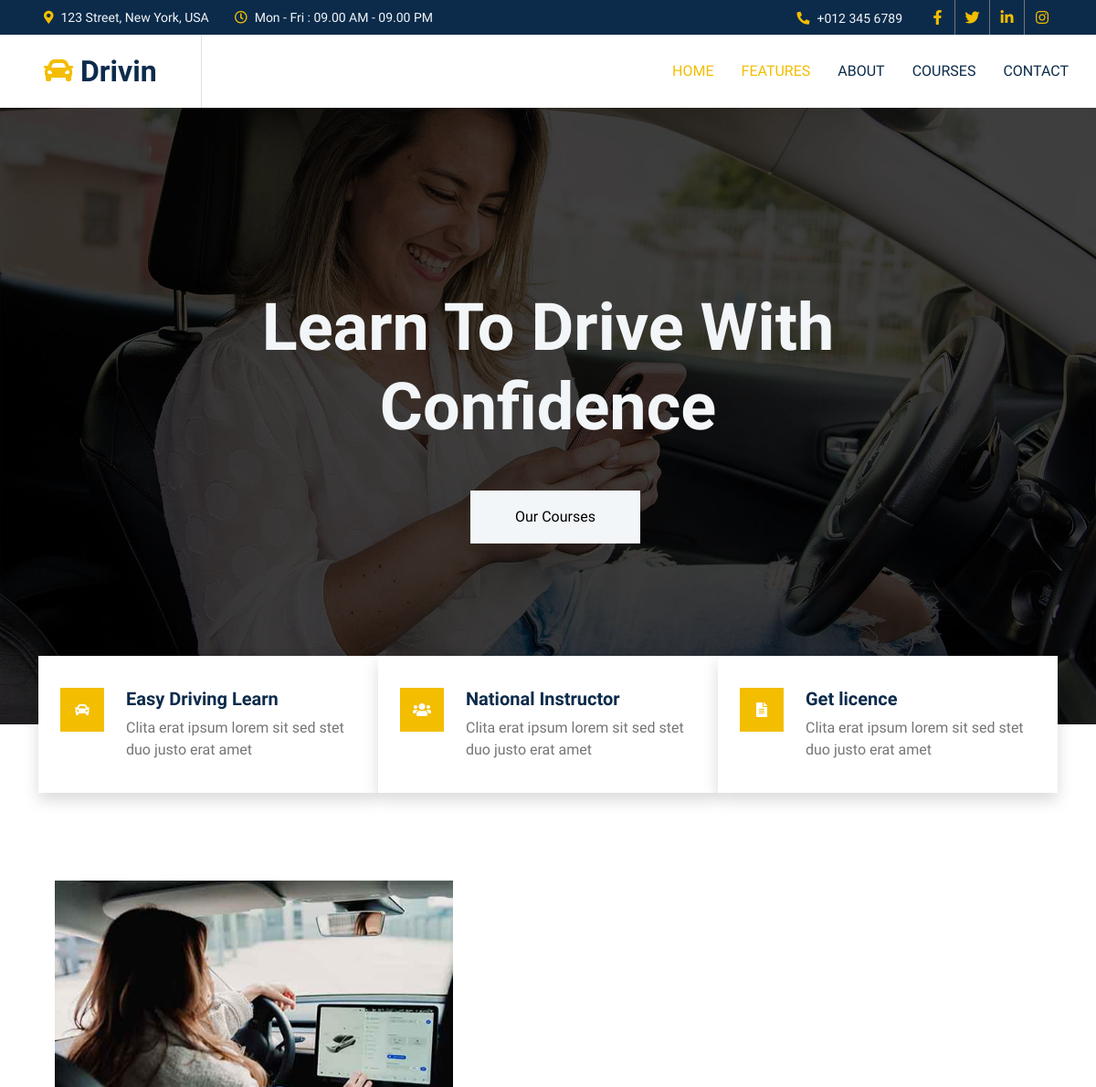
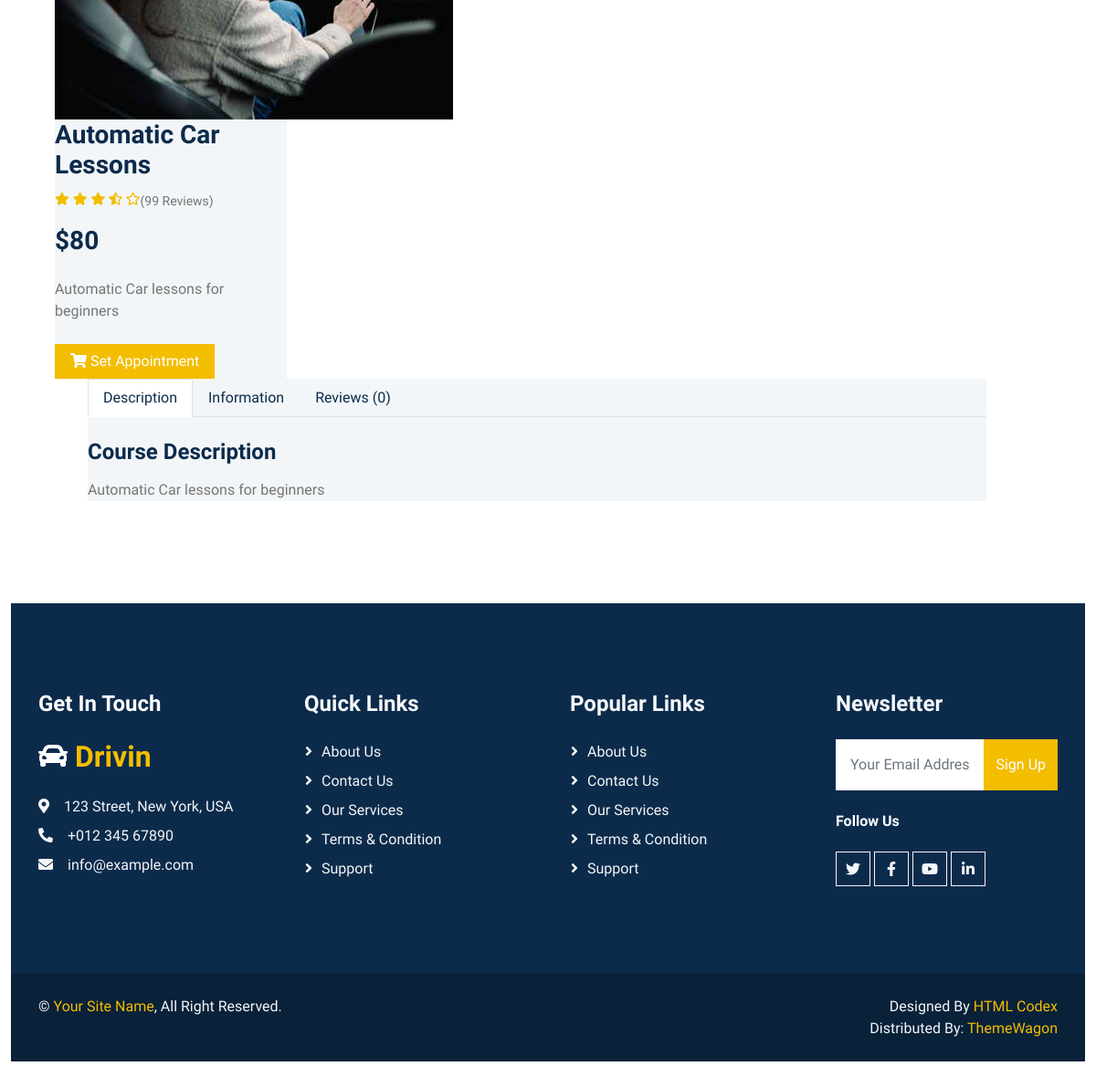
The page /Courses/automatic-car-lessons/ on the database its author committed (2 pictures, top to bottom).
### Courses/models.py (models this page shows, shortened)
class Course (models.Model):
    name=models.CharField(max_length=50)
    slug=models.SlugField(unique=True,blank=True,null=True)
    level=models.CharField(max_length=50,choices=levels)
    Duration=models.IntegerField()
    duration_type=models.CharField(max_length=50,choices=type)
    price=models.IntegerField()
    description=models.TextField()
    image=models.ImageField(upload_to=course_image)
    created_at=models.DateTimeField(auto_now=True)
    is_available=models.BooleanField(default=True)
    class Meta:
        verbose_name = ("Course")
        verbose_name_plural = ("Courses")
    def __str__(self):
        return str(self.name)

### Courses/views.py (the view)
# urls.py: path('<str:course_slug>/',views.course_detail,name='course_detail'),
def course_detail(request,course_slug):
    course=Course.objects.get(slug=course_slug,is_available=True)
    context={'course':course}
    return render (request,'Courses/Course_detail.html',context)

### templates/Courses/Course_detail.html (shortened to what this page needs)
{% extends "Base/Base.html" %}
{% block body %}
    <div class="container-fluid pb-5">
        <div class="row px-xl-5">
            <div class="col-lg-5 mb-30">
                <div id="product-carousel" class="carousel slide" data-ride="carousel">
                    <div class="carousel-inner bg-light">
                        <div class="carousel-item active">
                            <img class="w-100 h-100" src="{{course.image.url}}" alt="Image">
                        </div>
                </div>
            </div>
            <div class="col-lg-7 h-auto mb-30">
                <form action ="" >
                <div class="h-100 bg-light p-30">
                    <h3>{{course}}</h3>
                    <div class="d-flex mb-3">
                        <div class="text-primary mr-2">
                            <small class="fas fa-star"></small>
                            <small class="fas fa-star"></small>
                            <small class="fas fa-star"></small>
                            <small class="fas fa-star-half-alt"></small>
                            <small class="far fa-star"></small>
                        </div>
                        <small class="pt-1">(99 Reviews)</small>
                    </div>
                    <h3 class="font-weight-semi-bold mb-4">${{course.price}}</h3>
                    <p class="mb-4">{{course.description}}</p>
                    <a href={% url "appointment:user_appointment" course.slug %}  class="btn btn-primary px-3"><i class="fa fa-shopping-cart mr-1"></i> Set Appointment</a>
                </div>
            </div>
        </div>
        <div class="row px-xl-5">
            <div class="col">
                <div class="bg-light p-30">
                    <div class="nav nav-tabs mb-4">
                        <a class="nav-item nav-link text-dark active" data-toggle="tab" href="#tab-pane-1">Description</a>
                        <a class="nav-item nav-link text-dark" data-toggle="tab" href="#tab-pane-2">Information</a>
                        <a class="nav-item nav-link text-dark" data-toggle="tab" href="#tab-pane-3">Reviews (0)</a>
                    </div>
                    <div class="tab-content">
                        <div class="tab-pane fade show active" id="tab-pane-1">
                            <h4 class="mb-3">Course Description</h4>
                            <p>{{course.description}}</p>
                        </div>
                    </div>
                </div>
            </div>
        </div>
    </div>
    {% endblock body %}

### static/css/style.css (style rules this page uses)
:root { --primary: #F3BD00; --secondary: #757575; --light: #F3F6F8; --dark: #0C2B4B; }
.btn { font-weight: 500; transition: .5s; }
.btn.btn-primary, .btn.btn-outline-primary:hover { color: #FFFFFF; }

### rows shown on the page
Course: image (picture), name "Automatic Car Lessons", price "80", description "Automatic Car lessons for beginners"
